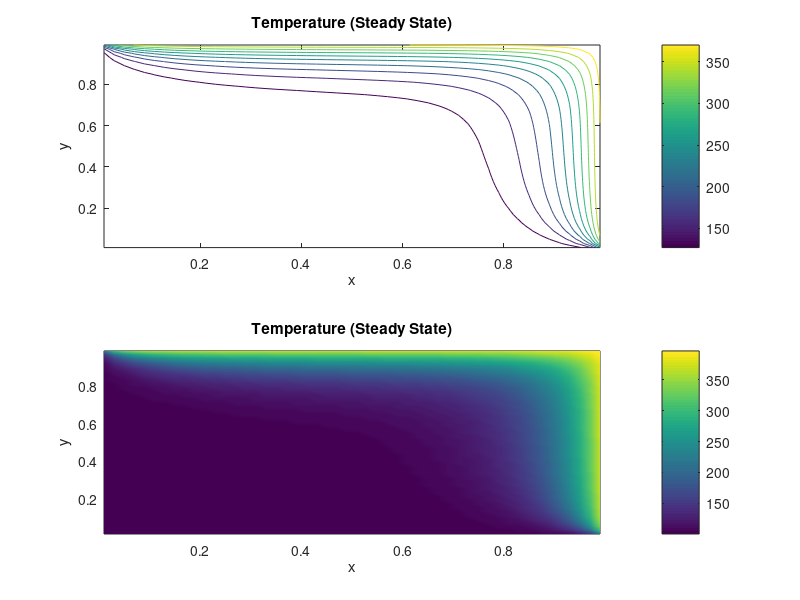
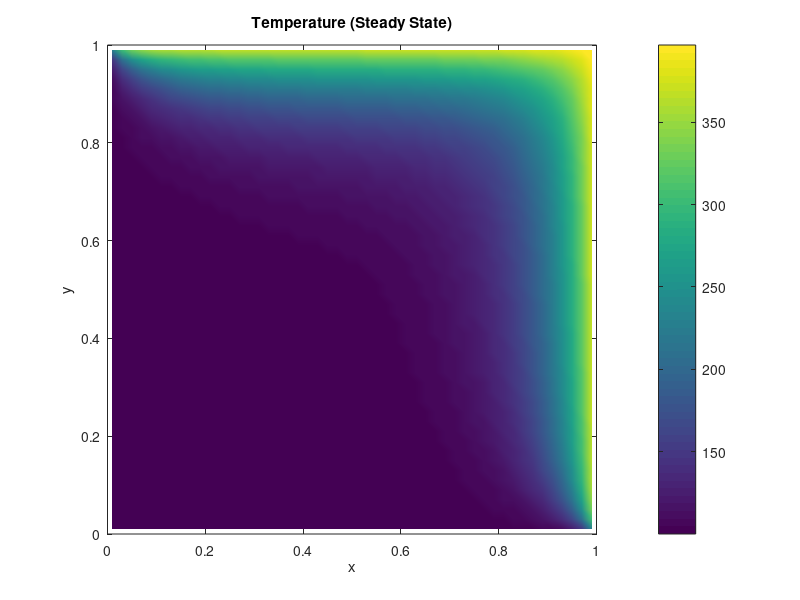
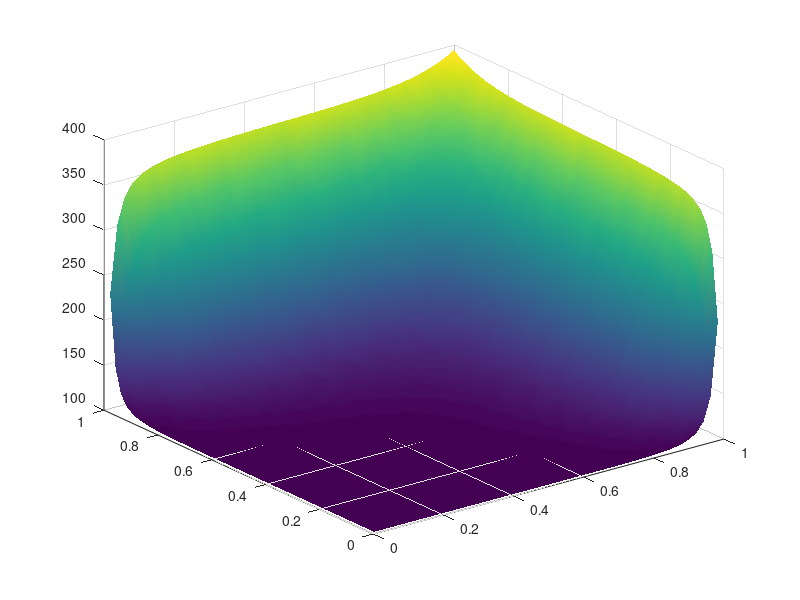
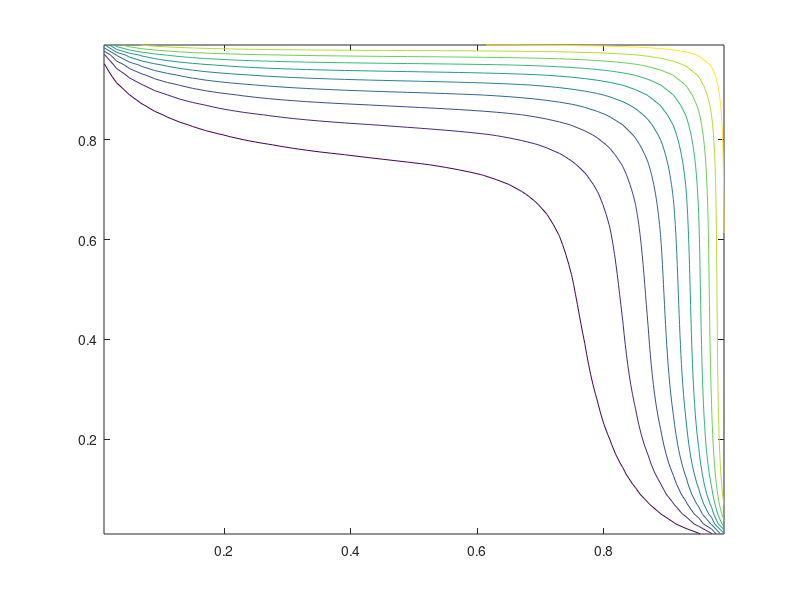

The MATLAB source for these figures, in order:
%Simulating the steady state heat Diffusion Convection 2D equation  
...by the Finite Volume Method using Upwind differencing scheme
    
% Governning equation : k*Txx+k*Tyy=(rho*u*phi)x+(rho*u*phi)y+S; 
...Txx=dT/d^2(x);Tyy=dT/d^2(y);d(rho*u*phi)/dx;d(rho*u*phi)/dy;
...u=(u,y)' a vector indicates velocity.

% The point are discritized as follow grid. e.g a 3*4 grid. Numbers are
% index of point
% 
%        4--8--12
%        |  |   | 
%        3--7--11
%        |  |  |
%     ^  2--6--10
%     |  |  |  |
%  u_y|  1--5--9
%        ----> u_x
%     
% Modifications:
% 1-April-2014, WeiX, first edition 

clear

%% -----------------------Setup Parameters----------------------------------
%  -----------------------Problem Parameters---------------------------
Lx=1;                % length of x axis is 1m
Ly=1;                % length of y axis is 1m
k=1;               % Thermal conductivity is 1000W/m/K
rho=10;                 % flow density
T_L=100;               % Temperature of Left    boundary 
T_R=400;               % Temperature of Right   boundary 
T_B=100;               % Temperature of Bottom  boundary 
T_T=400;               % Temperature of Top     boundary 
u_x=1;                 % Velocity x direction 
u_y=1;                 % Velocity y direction 

% -----------------------Solver Parameters---------------------------
Num_node_x=50;        % number of volumes on x direction
Num_node_y=50;        % number of volumes on y direction

%% -------Initializing computational Parameters------
dx=Lx/Num_node_x;
dy=Ly/Num_node_y;
Num_node_total=Num_node_x*Num_node_y;

% --------Initializing memory -------------------------------
X=zeros(Num_node_total,1);
A=zeros(Num_node_total,Num_node_total);
b=zeros(Num_node_total,1);

% --------PreProcessing -------------------------------------
% Pe_x=(rho*u_x*dy)/(k*dy/dx);
% Pe_y=(rho*u_y*dx)/(k*dx/dy);
% if Pe_x>2 warning('Pe_x=%d >2, result of x-direction is untable and non accurate',Pe_x); end
% if Pe_y>2 warning('Pe_y=%d >2, result of y-direction is untable non non accurate',Pe_y); end
    
%% -----------------------F V M Solver-------------------------------------
% Problem to be solved is vector X. It is solved by AX=b. A,b are known.
%
%--------------------Build Matrix A-------------------------------------
Node_P_index=0;
for i = 1:Num_node_x
    for j = 1:Num_node_y
                
        Node_P_index=Node_P_index+1;            % point index 
        
        P(1,Node_P_index)=dx*(1/2+(i-1));       % P(1,:) is the X cooridnate of points
        P(2,Node_P_index)=dy*(1/2+(j-1));       % P(2,:) is the y cooridnate of points
        P(3,Node_P_index)=Node_P_index;         % P(3,:) is the index of points
        
        Node_W_index=Node_P_index-Num_node_y;   % identify west  neighbour (in a retangular grid)
        Node_E_index=Node_P_index+Num_node_y;   % identify east  neighbour (in a retangular grid)
        Node_S_index=Node_P_index-1;            % identify south neighbour (in a retangular grid)
        Node_N_index=Node_P_index+1;            % identify north neighbour (in a retangular grid)
        
        F_w=rho*u_x*dy;
        F_e=rho*u_x*dy;
        F_s=rho*u_y*dx;
        F_n=rho*u_y*dx;
        
        D_w=k*dy/dx;                            
        D_e=k*dy/dx;
        D_s=k*dx/dy;
        D_n=k*dx/dy;
                 
        a_W=D_w+max([0, F_w]);                          % set default coefficients which is used for a inner node.
        a_E=D_e+max([0,-F_e]);
        a_S=D_s+max([0, F_s]);
        a_N=D_n+max([0,-F_n]);
        
  
        S_PW=0;
        S_PE=0;
        S_PS=0;
        S_PN=0;
        
        if i==1                     % point on the left (next to boundary)
            a_W=0;                  % set coefficient a_W zero
            S_PW=-2*D_w-F_w;        % sources form the west boundary 
            Node_W_index=0;         % west neighbour is void 
        end          
        
        if i==Num_node_x            % point on the right
            a_E=0;
            S_PE=-2*D_e+F_e; 
            Node_E_index=0;      
        end         
        
        if j==1                     % point on the bottom
            a_S=0;
            S_PS=-2*D_s-F_s;
            Node_S_index=0;      
        end         
        
        if j==Num_node_y            % point on the top
            a_N=0;
            S_PN=-2*D_n+F_n;
            Node_N_index=0;      
        end          
        
        S_P=S_PW+S_PE+S_PS+S_PN;    
        S_U=-S_PW*T_L-S_PE*T_R-S_PS*T_B-S_PN*T_T;
        a_P=S_P-a_W-a_E-a_S-a_N+F_w-F_e+F_s-F_n;

       A(Node_P_index,Node_P_index)=a_P;        % putting coefficients in matrix A
       if Node_W_index~=0   A(Node_P_index,Node_W_index)=a_W;end
       if Node_E_index~=0   A(Node_P_index,Node_E_index)=a_E;end
       if Node_S_index~=0   A(Node_P_index,Node_S_index)=a_S;end
       if Node_N_index~=0   A(Node_P_index,Node_N_index)=a_N;end
       
       b(Node_P_index,1)=-S_U;                  % putting coefficients in matrix b
                
    end
end

%-------------------Solve AX=b----------------------------------------
% X=inv(A)*b;
X=A\b;
% X=linsolve(A,b);    % For better performance


%%
%-------------------Plot----------------------------------------------

Tx=reshape(P(1,:),Num_node_y,Num_node_x);       % Rearrange coordinate
Ty=reshape(P(2,:),Num_node_y,Num_node_x);
T =reshape(X,Num_node_y,Num_node_x);

figure(1)
subplot(2,1,1),contour(Tx,Ty,T),
title('Temperature (Steady State)'),xlabel('x'),ylabel('y'),colorbar,%axis([0,Lx,0,Ly]),%axis equal
subplot(2,1,2),pcolor(Tx,Ty,T),shading interp,
title('Temperature (Steady State)'),xlabel('x'),ylabel('y'),colorbar,%axis([0,Lx,0,Ly]),%axis equal

figure(2)
pcolor(Tx,Ty,T),shading interp,
title('Temperature (Steady State)'),xlabel('x'),ylabel('y'),colorbar,axis([0,Lx,0,Ly]),axis equal;

% figure(3)
% mesh(Tx,Ty,T),shading interp,
figure(4)
surf(Tx,Ty,T),shading interp,
figure(5)
contour(Tx,Ty,T)

%%
%------------------Exact Solution------------------------------------

%------------------End-------------------------------------------------



%%
%------------------Backup code-----------------------------------------
% Node_P_index=0;
% for i = 1:Num_node_x
%     for j = 1:Num_node_y
%         
%        a_W=k*A/dx;
%        a_E=k*A/dx;
%        a_S=k*A/dy;
%        a_N=k*A/dy;
%         
%         if i==1                  % point on the left
%             if j==1              % point on the left bottom corner
%                 a_W=0;
%                 a_S=0;                          
%             elseif j==Num_node_y % point on the left top corner
%                 
%             else
%             end
%             
%         elseif i== Num_node_x    % point on the right
%             if j==1              % point on the right bottom corner
%             elseif j==Num_node_y % point on the top top corner
%             else
%             end
%             
%         elseif j==1              % point on the bottom
%             if i==1              % point on the bottom left corner
%             elseif j==Num_node_y % point on the top right corner
%             else
%             end
%             
%         elseif j== Num_node_y    % point on the top
%             if j==1              % point on the top left corner
%             elseif j==Num_node_y % point on the top right corner
%             else
%             end      
%         end     
%         Node_index=Node_index+1;
%     end
% end
%
%
%------------------------------------------------------------------------
%history
% a_W=D_w+max([0, F_w/2]);  % set default coefficients which is used for a inner node.
% a_E=D_e+max([0,-F_e/2]);
% a_S=D_s+max([0, F_s/2]);
% a_N=D_n+max([0,-F_n/2]);




    